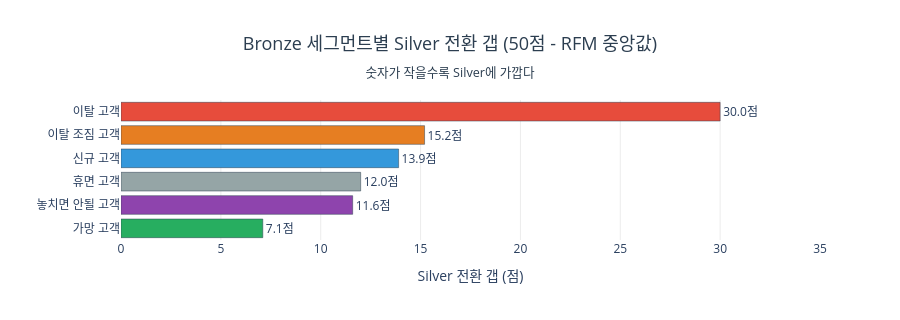

Source (notebook cell):
### Code cell
fig = go.Figure()
for _, row in seg_summary.iterrows():
    seg = row['세그먼트']
    fig.add_trace(go.Bar(
        x=[row['Silver_갭']],
        y=[seg],
        orientation='h',
        marker=dict(color=seg_color.get(seg, '#cccccc'), line=dict(color='#2c3e50', width=0.5)),
        text=[f"{row['Silver_갭']}점"],
        textposition='outside',
        showlegend=False,
    ))

fig.update_layout(
    title=dict(
        text='Bronze 세그먼트별 Silver 전환 갭 (50점 - RFM 중앙값)<br><sub>숫자가 작을수록 Silver에 가깝다</sub>',
        x=0.5, xanchor='center', font=dict(size=18, color='#2c3e50')
    ),
    plot_bgcolor='white',
    xaxis=dict(title='Silver 전환 갭 (점)', range=[0, 35], gridcolor='#ececec'),
    yaxis=dict(title=''),
    height=320,
)
fig.show()

### Figure 1 — Plotly figure (JSON) as saved in the notebook; plotly's stock layout.template omitted (floating-point values rounded to 4 significant figures)
{"data": [{"marker": {"color": "#27ae60", "line": {"color": "#2c3e50", "width": 0.5}}, "orientation": "h", "showlegend": false, "text": ["7.1점"], "textposition": "outside", "type": "bar", "x": [7.1], "y": ["가망 고객"]}, {"marker": {"color": "#8e44ad", "line": {"color": "#2c3e50", "width": 0.5}}, "orientation": "h", "showlegend": false, "text": ["11.6점"], "textposition": "outside", "type": "bar", "x": [11.6], "y": ["놓치면 안될 고객"]}, {"marker": {"color": "#95a5a6", "line": {"color": "#2c3e50", "width": 0.5}}, "orientation": "h", "showlegend": false, "text": ["12.0점"], "textposition": "outside", "type": "bar", "x": [12], "y": ["휴면 고객"]}, {"marker": {"color": "#3498db", "line": {"color": "#2c3e50", "width": 0.5}}, "orientation": "h", "showlegend": false, "text": ["13.9점"], "textposition": "outside", "type": "bar", "x": [13.9], "y": ["신규 고객"]}, {"marker": {"color": "#e67e22", "line": {"color": "#2c3e50", "width": 0.5}}, "orientation": "h", "showlegend": false, "text": ["15.2점"], "textposition": "outside", "type": "bar", "x": [15.2], "y": ["이탈 조짐 고객"]}, {"marker": {"color": "#e74c3c", "line": {"color": "#2c3e50", "width": 0.5}}, "orientation": "h", "showlegend": false, "text": ["30.0점"], "textposition": "outside", "type": "bar", "x": [30], "y": ["이탈 고객"]}], "layout": {"height": 320, "plot_bgcolor": "white", "title": {"font": {"color": "#2c3e50", "size": 18}, "text": "Bronze 세그먼트별 Silver 전환 갭 (50점 - RFM 중앙값)<br><sub>숫자가 작을수록 Silver에 가깝다</sub>", "x": 0.5, "xanchor": "center"}, "xaxis": {"gridcolor": "#ececec", "range": [0, 35], "title": {"text": "Silver 전환 갭 (점)"}}, "yaxis": {"title": {"text": ""}}}}
